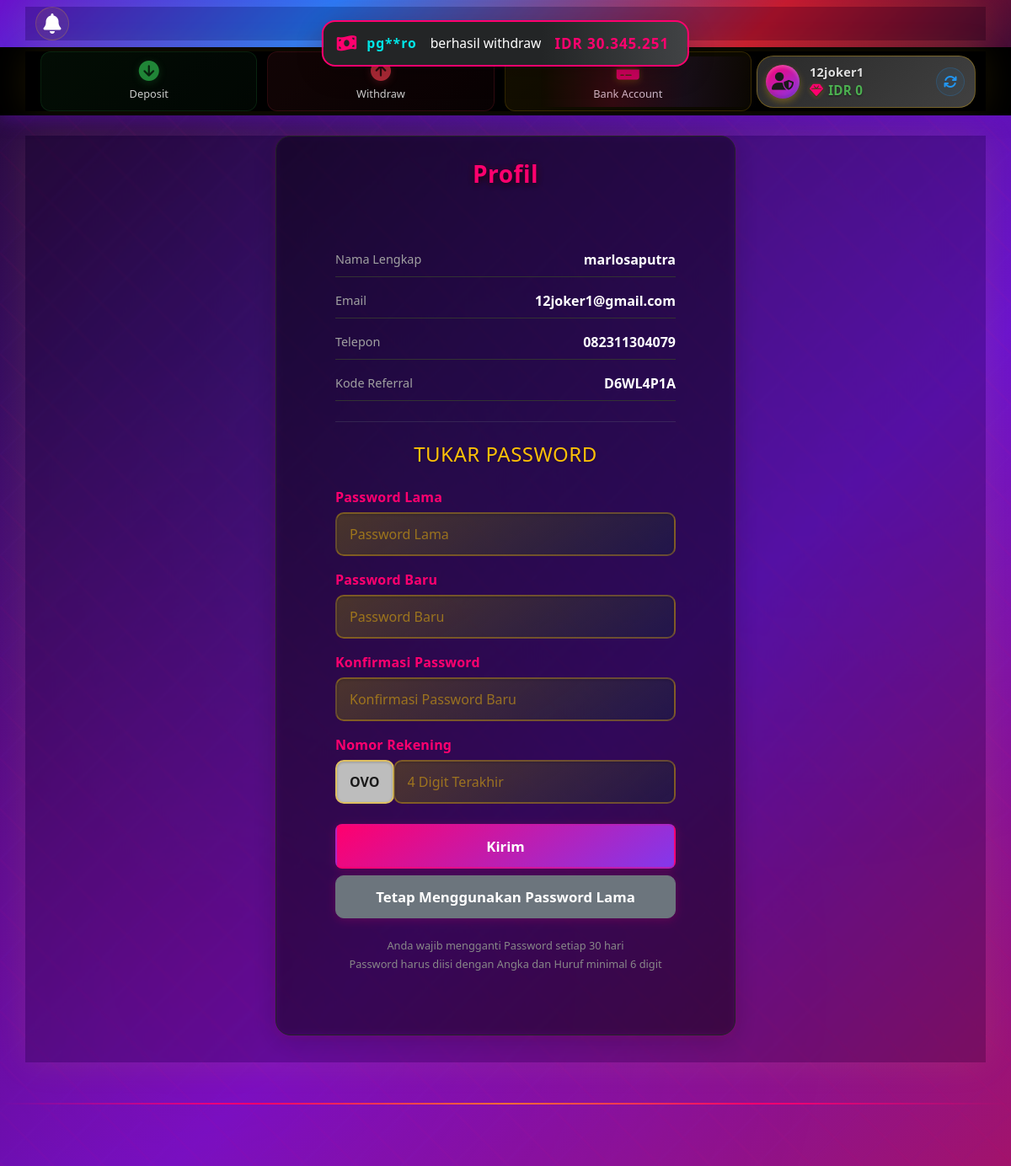
/profil.php (signed in), run on the app's committed database.
### tables this page shows
CREATE TABLE `users` (
  `id` int(11) NOT NULL,
  `username` varchar(50) NOT NULL,
  `password` varchar(255) NOT NULL,
  `full_name` varchar(100) DEFAULT NULL,
  `email` varchar(100) NOT NULL,
  `phone` varchar(20) DEFAULT NULL,
  `balance` decimal(15,2) NOT NULL DEFAULT 0.00,
  `status` enum('active','suspended','banned') NOT NULL DEFAULT 'active',
  `last_seen` timestamp NULL DEFAULT NULL,
  `referral_code` varchar(10) DEFAULT NULL,
  `referred_by` varchar(50) DEFAULT NULL,
  `registration_date` timestamp NOT NULL DEFAULT current_timestamp()
);

CREATE TABLE `user_banks` (
  `id` int(11) NOT NULL,
  `user_id` int(11) NOT NULL,
  `bank_name` varchar(50) NOT NULL,
  `account_number` varchar(50) NOT NULL,
  `account_name` varchar(100) NOT NULL,
  `is_primary` tinyint(1) NOT NULL DEFAULT 0,
  `created_at` timestamp NOT NULL DEFAULT current_timestamp()
);

### profil.php (the view, shortened to what this page needs)
<?php
require_once 'includes/header.php';
$user_id = $_SESSION['user_id'];
$user_stmt = $conn->prepare("SELECT full_name, email, phone, referral_code FROM users WHERE id = ?");
$user_stmt->bind_param("i", $user_id);
$user_stmt->execute();
$user_data = $user_stmt->get_result()->fetch_assoc();
$bank_stmt = $conn->prepare("SELECT bank_name, account_number FROM user_banks WHERE user_id = ? AND is_primary = 1");
$bank_stmt->bind_param("i", $user_id);
$bank_stmt->execute();
$primary_bank = $bank_stmt->get_result()->fetch_assoc();
?>
<main class="container my-4">
    <div class="row justify-content-center">
        <div class="col-lg-6 col-md-8">
            <div class="modern-card">
                <div class="modern-title">
                    <h3 class="text-center fw-bold mb-4">Profil</h3>
                </div>
                <div class="card-body p-4 p-md-5">
                    <div class="profile-info-section mb-4">
                        <div class="profile-info-item">
                            <span class="profile-info-label">Nama Lengkap</span>
                            <span class="profile-info-value"><?php echo htmlspecialchars($user_data['full_name']); ?></span>
                        </div>
                        <div class="profile-info-item">
                            <span class="profile-info-label">Email</span>
                            <span class="profile-info-value"><?php echo htmlspecialchars($user_data['email']); ?></span>
                        </div>
                        <div class="profile-info-item">
                            <span class="profile-info-label">Telepon</span>
                            <span class="profile-info-value"><?php echo htmlspecialchars($user_data['phone']); ?></span>
                        </div>
                        <div class="profile-info-item">
                            <span class="profile-info-label">Kode Referral</span>
                            <span class="profile-info-value"><?php echo htmlspecialchars($user_data['referral_code']); ?></span>
                        </div>
                    </div>
                    <hr class="border-secondary my-4">
                    <div class="modern-title">
                        <h4 class="text-center text-warning mb-4">TUKAR PASSWORD</h4>
                    </div>
                    <form action="process_profil.php" method="POST">
                        <div class="mb-3">
                            <label for="old_password" class="form-label">Password Lama</label>
                            <input type="password" class="form-control" id="old_password" name="old_password" placeholder="Password Lama" required>
                        </div>
                        <div class="mb-3">
                            <label for="new_password" class="form-label">Password Baru</label>
                            <input type="password" class="form-control" id="new_password" name="new_password" placeholder="Password Baru" required>
                        </div>
                        <div class="mb-3">
                            <label for="confirm_password" class="form-label">Konfirmasi Password</label>
                            <input type="password" class="form-control" id="confirm_password" name="confirm_password" placeholder="Konfirmasi Password Baru" required>
                        </div>
                        <div class="mb-4">
                            <label for="bank_digits" class="form-label">Nomor Rekening</label>
                            <div class="input-group">
                                <span class="input-group-text bg-secondary border-secondary text-white">
                                    <?php echo htmlspecialchars($primary_bank['bank_name'] ?? 'N/A'); ?>
                                </span>
                                <input type="text" class="form-control" id="bank_digits" name="bank_digits" placeholder="4 Digit Terakhir" required maxlength="4" pattern="\d{4}">
                            </div>
                        </div>
                        <div class="d-grid gap-2">
                            <button type="submit" class="btn btn-warning fw-bold">Kirim</button>
                            <a href="beranda.php" class="btn btn-secondary">Tetap Menggunakan Password Lama</a>
                        </div>
                    </form>
                    <div class="profile-info-text mt-4 text-center">
                        <p>Anda wajib mengganti Password setiap 30 hari</p>
                        <p>Password harus diisi dengan Angka dan Huruf minimal 6 digit</p>
                    </div>
                </div>
            </div>
        </div>
    </div>
</main>
<?php
require_once 'includes/footer.php';
?>

### includes/nav-user.php (shortened to what this page needs)
<?php
$user_id_from_session = $_SESSION['user_id'];
$balance_stmt = $conn->prepare("SELECT balance FROM users WHERE id = ?");
$balance_stmt->bind_param("i", $user_id_from_session);
$balance_stmt->execute();
$balance_result = $balance_stmt->get_result();
$user_balance = ($balance_result->num_rows > 0) ? $balance_result->fetch_assoc()['balance'] : 0;
?>
<header class="user-main-header sticky-top">
    <div class="super-top-bar">
        <div class="container">
            <div class="d-none d-lg-flex justify-content-between align-items-center position-relative">
                <button class="btn btn-header-icon"><i class="fas fa-bell"></i></button>
                <a href="beranda" class="header-logo-center">
                </a>
            </div>
        </div>
    </div>
    <div class="bottom-bar">
        <div class="container d-flex justify-content-between align-items-center">
            <a href="deposit" class="header-icon-link deposit-link">
                <i class="fas fa-arrow-circle-down"></i>
                <span>Deposit</span>
            </a>
            <a href="withdraw" class="header-icon-link withdraw-link">
                <i class="fas fa-arrow-circle-up"></i>
                <span>Withdraw</span>
            </a>
            <a href="rekening" class="header-icon-link bank-link">
                <i class="fas fa-credit-card"></i>
                <span>Bank Account</span>
            </a>
            <div class="user-wallet-block ms-auto">
                <div class="user-icon-wrapper">
                    <i class="fas fa-user-shield"></i>
                </div>
                <div class="user-details-wrapper">
                    <span class="username"><?php echo htmlspecialchars($_SESSION['username'] ?? ''); ?></span>
                    <div class="balance" id="user-balance">
                        <i class="fas fa-gem"></i>
                        <span>IDR <?php echo number_format($user_balance, 0, ',', '.'); ?></span>
                    </div>
                </div>
                <button id="refresh-balance" class="btn btn-sm btn-refresh-wallet"><i class="fas fa-arrows-rotate"></i></button>
            </div>
        </div>
    </div>
</header>

### data on the page
users: balance "0", full_name "marlosaputra", email "12joker1@gmail.com", phone "082311304079", referral_code "D6WL4P1A"
user_banks: bank_name "OVO"

### other printed values
$_SESSION['username'] "12joker1"
